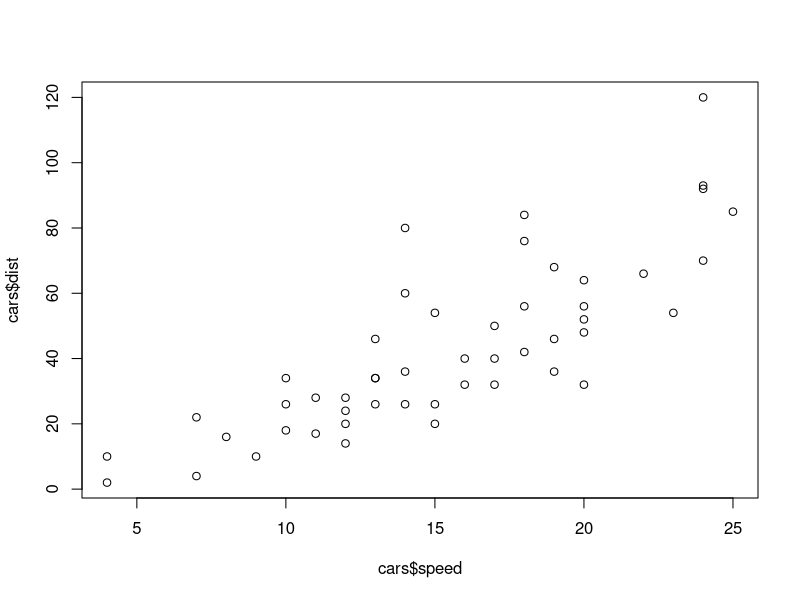
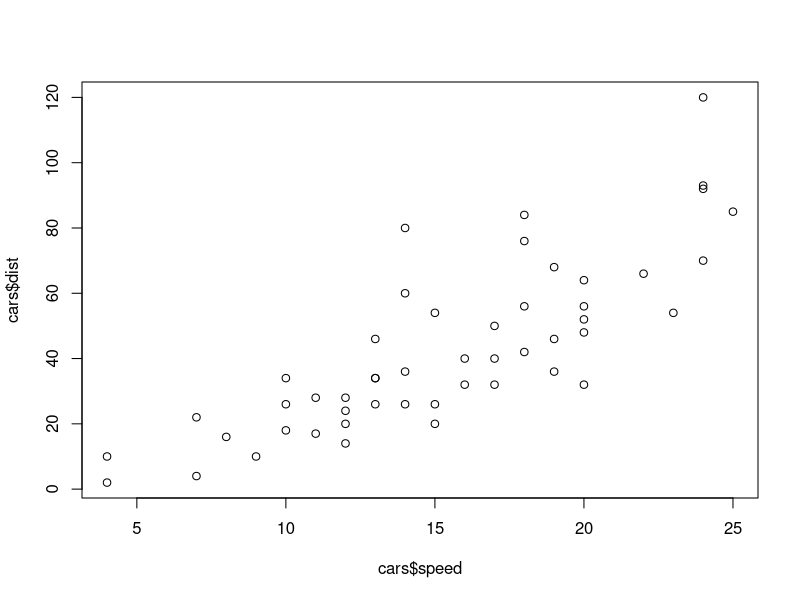

R code for these plots, in order:
## ---- chunk 1
plot(cars$speed, cars$dist)
## ---- chunk 2
plot(cars$speed, cars$dist)
